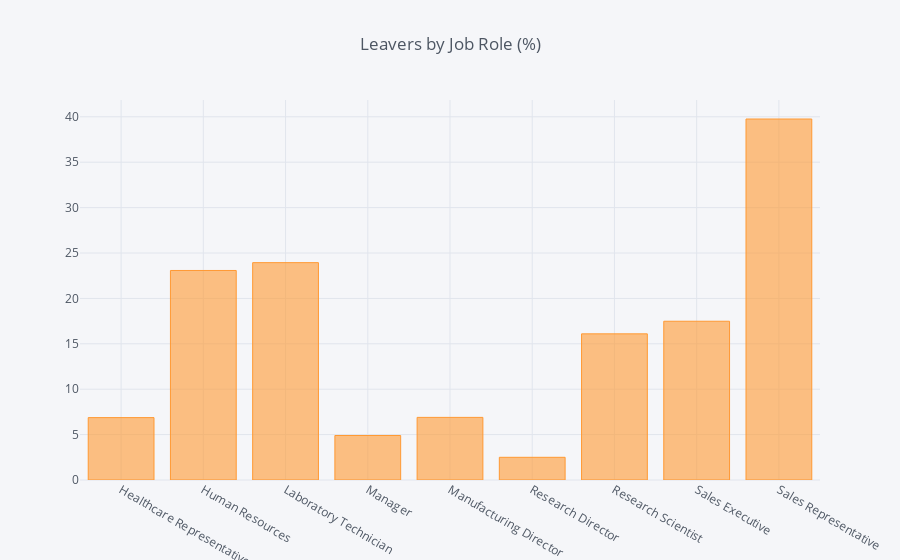

Source (notebook cell):
### Code cell
df_JobRole = pd.DataFrame(columns=["Job Role", "% of Leavers"])
i=0
for field in list(df_HR['JobRole'].unique()):
    ratio = df_HR[(df_HR['JobRole']==field)&(df_HR['Attrition']=="Yes")].shape[0] / df_HR[df_HR['JobRole']==field].shape[0]
    df_JobRole.loc[i] = (field, ratio*100)
    i += 1
    #print("In {}, the ratio of leavers is {:.2f}%".format(field, ratio*100))    
df_JR = df_JobRole.groupby(by="Job Role").sum()
df_JR.iplot(kind='bar',title='Leavers by Job Role (%)')

### Figure 1 — Plotly figure (JSON) as saved in the notebook; plotly's stock layout.template omitted (floating-point values rounded to 4 significant figures)
{"data": [{"marker": {"color": "rgba(255, 153, 51, 0.6)", "line": {"color": "rgba(255, 153, 51, 1.0)", "width": 1}}, "name": "% of Leavers", "orientation": "v", "text": "", "type": "bar", "uid": "f80430b9-238b-44f1-ad55-16f7eca744a5", "x": ["Healthcare Representative", "Human Resources", "Laboratory Technician", "Manager", "Manufacturing Director", "Research Director", "Research Scientist", "Sales Executive", "Sales Representative"], "y": [6.87, 23.08, 23.94, 4.902, 6.897, 2.5, 16.1, 17.48, 39.76]}], "layout": {"legend": {"bgcolor": "#F5F6F9", "font": {"color": "#4D5663"}}, "paper_bgcolor": "#F5F6F9", "plot_bgcolor": "#F5F6F9", "title": {"font": {"color": "#4D5663"}, "text": "Leavers by Job Role (%)"}, "xaxis": {"gridcolor": "#E1E5ED", "showgrid": true, "tickfont": {"color": "#4D5663"}, "title": {"font": {"color": "#4D5663"}, "text": ""}, "zerolinecolor": "#E1E5ED"}, "yaxis": {"gridcolor": "#E1E5ED", "showgrid": true, "tickfont": {"color": "#4D5663"}, "title": {"font": {"color": "#4D5663"}, "text": ""}, "zerolinecolor": "#E1E5ED"}}}
